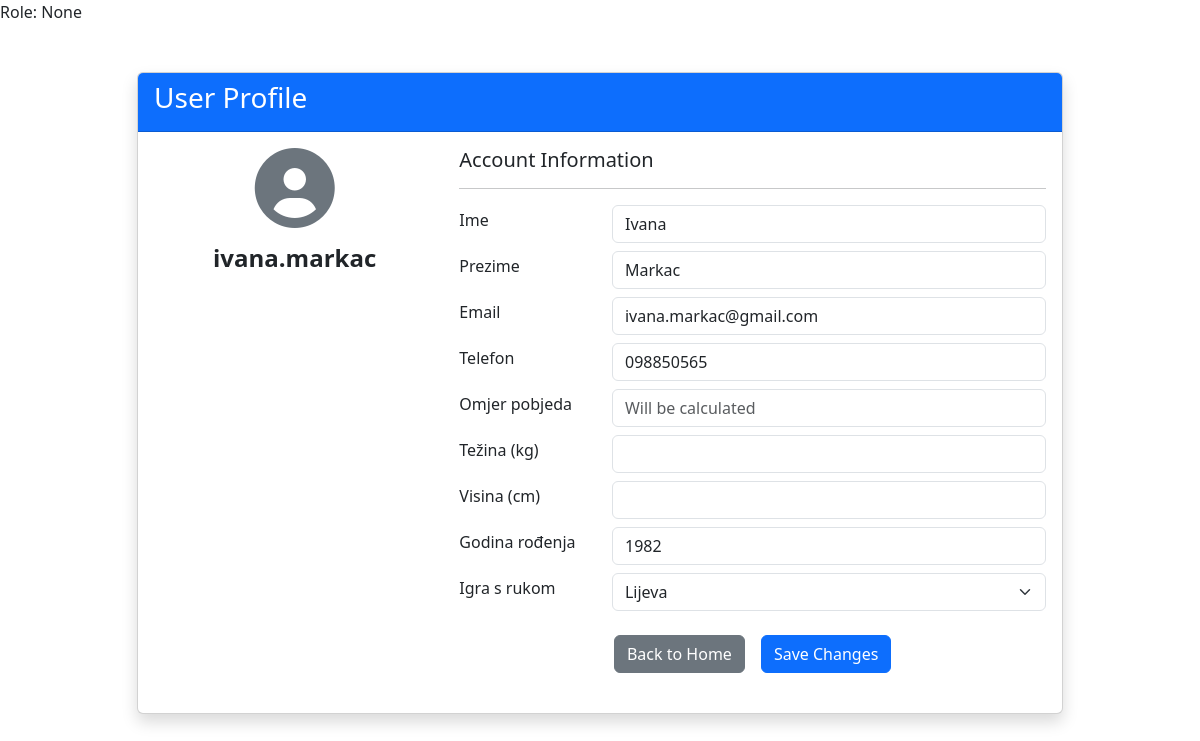
The page /profile/ivana.markac on the database its author committed.
### app.py (models this page shows, shortened)
class User(db.Model):
    id = db.Column(db.Integer, primary_key=True)
    first_name = db.Column(db.String(80), nullable=False)
    last_name = db.Column(db.String(80), nullable=False)
    username = db.Column(db.String(80), unique=True, nullable=False)
    password = db.Column(db.String(120), nullable=False)
    email = db.Column(db.String(120), unique=True, nullable=False)
    phone = db.Column(db.String(20), nullable=False)
    birth_year = db.Column(db.Integer, nullable=False)
    handedness = db.Column(db.String(10), nullable=False)
    role = db.Column(db.String(20), nullable=False, default='user')
    participant = db.Column(db.Boolean, nullable=False, default=False)

### app.py (the view)
@app.route('/profile/<username>')
def profile_by_username(username):
    user = User.query.filter_by(username=username).first()
    if user:
        return render_template('profile_page.html', user=user)
    else:
        flash('User not found', 'danger')
        return redirect(url_for('admin_dashboard'))

### templates/profile_page.html (shortened to what this page needs)
{% extends "base.html" %}
{% block content %}
<div class="container mt-5">
  <div class="row justify-content-center">
    <div class="col-md-10">
      <div class="card shadow">
        <div class="card-header bg-primary text-white">
          <h3>User Profile</h3>
        </div>
        <div class="card-body">
          <form method="POST" action="{{ url_for('update_profile') }}">
            <div class="row mb-4">
              <div class="col-md-4 text-center">
                <div class="profile-image mb-3">
                  <i class="fas fa-user-circle fa-5x text-secondary"></i>
                </div>
                <h4 class="fw-bold">{{ user.username }}</h4>
              </div>
              <div class="col-md-8">
                <h5>Account Information</h5>
                <hr>
                <div class="row mb-2 align-items-center">
                  <div class="col-sm-3">
                    <label for="first_name" class="form-label">Ime</label>
                  </div>
                  <div class="col-sm-9">
                    <input type="text" class="form-control" id="first_name" name="first_name"
                           value="{{ user.first_name }}" required>
                  </div>
                </div>
                <div class="row mb-2 align-items-center">
                  <div class="col-sm-3">
                    <label for="last_name" class="form-label">Prezime</label>
                  </div>
                  <div class="col-sm-9">
                    <input type="text" class="form-control" id="last_name" name="last_name"
                           value="{{ user.last_name }}" required>
                  </div>
                </div>
                <div class="row mb-2 align-items-center">
                  <div class="col-sm-3">
                    <label for="email" class="form-label">Email</label>
                  </div>
                  <div class="col-sm-9">
                    <input type="email" class="form-control" id="email" name="email"
                           value="{{ user.email }}" required>
                  </div>
                </div>
                <div class="row mb-2 align-items-center">
                  <div class="col-sm-3">
                    <label for="phone" class="form-label">Telefon</label>
                  </div>
                  <div class="col-sm-9">
                    <input type="number" class="form-control" id="phone" name="phone"
                           value="{{ user.phone }}" required>
                  </div>
                </div>
                <div class="row mb-2 align-items-center">
                  <div class="col-sm-3">
                    <label for="win_ratio" class="form-label">Omjer pobjeda</label>
                  </div>
                  <div class="col-sm-9">
                    <input type="text" class="form-control" id="win_ratio" name="win_ratio"
                           value="{{ user.win_ratio }}" readonly placeholder="Will be calculated">
                  </div>
                </div>
                <div class="row mb-2 align-items-center">
                  <div class="col-sm-3">
                    <label for="weight" class="form-label">Težina (kg)</label>
                  </div>
                  <div class="col-sm-9">
                    <input type="number" class="form-control" id="weight" name="weight"
                           value="{{ user.weight }}" min="30" max="200" step="1">
                  </div>
                </div>
                <div class="row mb-2 align-items-center">
                  <div class="col-sm-3">
                    <label for="height" class="form-label">Visina (cm)</label>
                  </div>
                  <div class="col-sm-9">
                    <input type="number" class="form-control" id="height" name="height"
                           value="{{ user.height }}" min="100" max="250" step="1">
                  </div>
                </div>
                <div class="row mb-2 align-items-center">
                  <div class="col-sm-3">
                    <label for="birth_year" class="form-label">Godina rođenja</label>
                  </div>
                  <div class="col-sm-9">
                    <input type="number" class="form-control" id="birth_year" name="birth_year"
                           value="{{ user.birth_year }}" min="1900" max="2023" step="1" required>
                  </div>
                </div>
                <div class="row mb-2 align-items-center">
                  <div class="col-sm-3">
                    <label for="handedness" class="form-label">Igra s rukom</label>
                  </div>
                  <div class="col-sm-9">
                    <select class="form-select" id="handedness" name="handedness" required>
                      <option value="left" {% if user.handedness == 'left' %}selected{% endif %}>Lijeva</option>
                    </select>
                  </div>
                </div>
                <div class="row mt-4">
                  <div class="col d-flex justify-content-center gap-3">
                    <a href="{{ url_for('home') }}" class="btn btn-secondary">Back to Home</a>
                    <button type="submit" class="btn btn-primary">Save Changes</button>
                  </div>
                </div>
              </div>
            </div>
          </form>
        </div>
      </div>
    </div>
  </div>
</div>
{% endblock %}

### static/css/style.css (style rules this page uses)
* { box-sizing: border-box; }
body { margin: 0; background-color: #fff; }

### rows shown on the page
User: username "ivana.markac", first_name "Ivana", last_name "Markac", email "ivana.markac@gmail.com", phone "098850565", birth_year "1982", handedness "Lijeva"

### other values the page prints
{{ session.get('role') }} "None"
